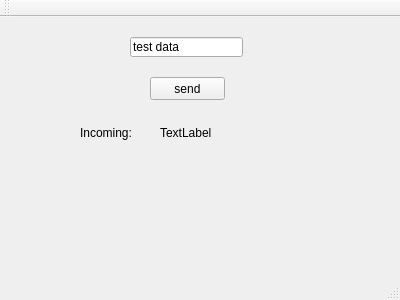
<?xml version="1.0" encoding="UTF-8"?>
<ui version="4.0">
 <class>MainWindow</class>
 <widget class="QMainWindow" name="MainWindow">
  <property name="geometry">
   <rect>
    <x>0</x>
    <y>0</y>
    <width>400</width>
    <height>300</height>
   </rect>
  </property>
  <property name="windowTitle">
   <string>MainWindow</string>
  </property>
  <widget class="QWidget" name="centralWidget">
   <widget class="QPushButton" name="pushButton">
    <property name="geometry">
     <rect>
      <x>150</x>
      <y>60</y>
      <width>75</width>
      <height>23</height>
     </rect>
    </property>
    <property name="text">
     <string>send</string>
    </property>
   </widget>
   <widget class="QLineEdit" name="lineEdit">
    <property name="geometry">
     <rect>
      <x>130</x>
      <y>20</y>
      <width>113</width>
      <height>20</height>
     </rect>
    </property>
    <property name="text">
     <string>test data</string>
    </property>
   </widget>
   <widget class="QLabel" name="label">
    <property name="geometry">
     <rect>
      <x>80</x>
      <y>90</y>
      <width>61</width>
      <height>51</height>
     </rect>
    </property>
    <property name="text">
     <string>Incoming:</string>
    </property>
   </widget>
   <widget class="QLabel" name="label_2">
    <property name="geometry">
     <rect>
      <x>160</x>
      <y>100</y>
      <width>201</width>
      <height>31</height>
     </rect>
    </property>
    <property name="text">
     <string>TextLabel</string>
    </property>
   </widget>
  </widget>
  <widget class="QMenuBar" name="menuBar">
   <property name="geometry">
    <rect>
     <x>0</x>
     <y>0</y>
     <width>400</width>
     <height>21</height>
    </rect>
   </property>
  </widget>
  <widget class="QToolBar" name="mainToolBar">
   <attribute name="toolBarArea">
    <enum>TopToolBarArea</enum>
   </attribute>
   <attribute name="toolBarBreak">
    <bool>false</bool>
   </attribute>
  </widget>
  <widget class="QStatusBar" name="statusBar"/>
 </widget>
 <layoutdefault spacing="6" margin="11"/>
 <resources/>
 <connections/>
</ui>
